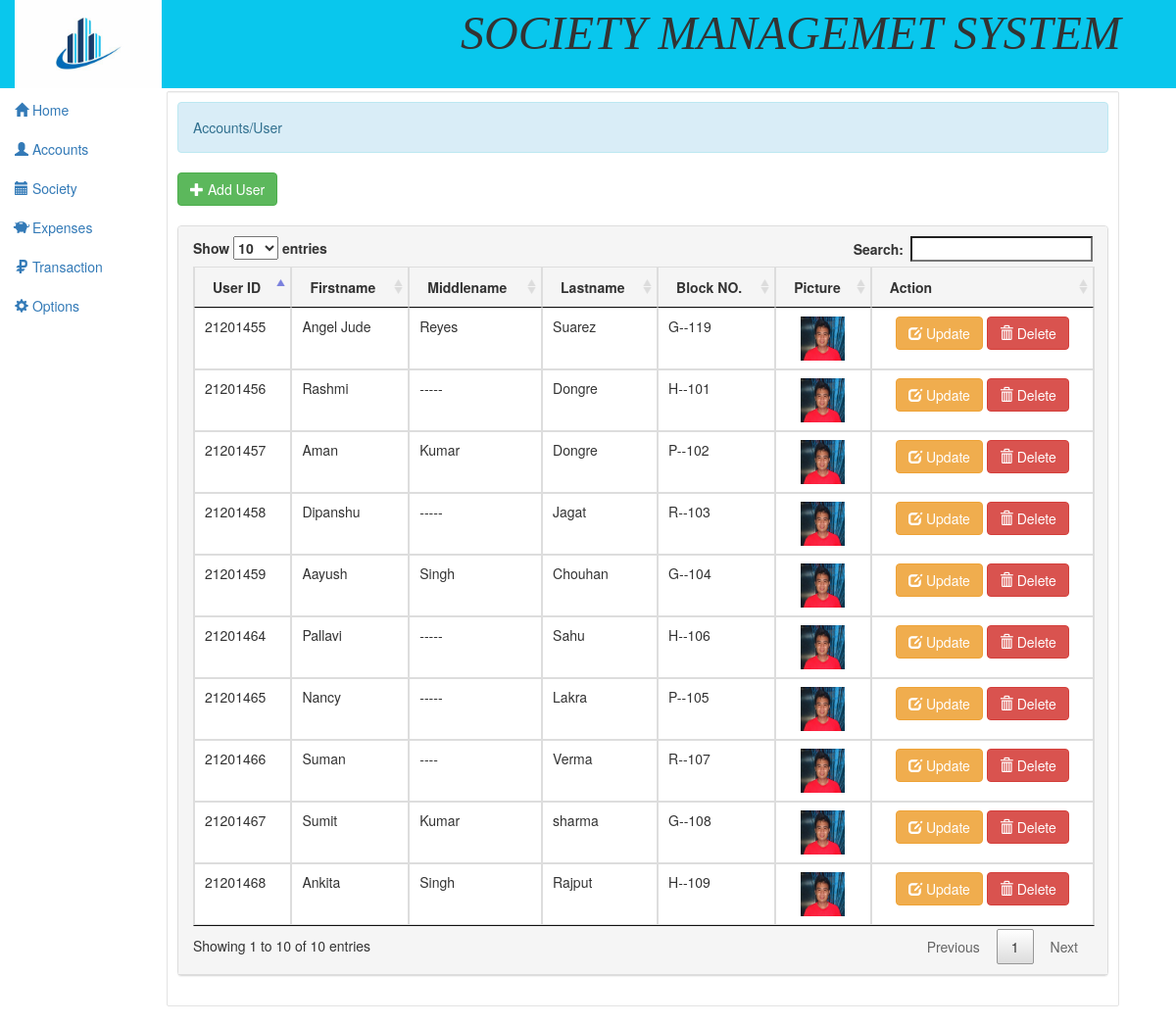
The page /admin/student.php (signed in) on the database its author committed.
### tables this page shows
CREATE TABLE `student` (
  `id` int(11) NOT NULL,
  `student_id` int(11) NOT NULL,
  `firstname` varchar(40) NOT NULL,
  `middlename` varchar(40) NOT NULL,
  `lastname` varchar(30) NOT NULL,
  `year` varchar(2) NOT NULL,
  `section` varchar(111) NOT NULL,
  `photo` varchar(255) NOT NULL
);

### admin/student.php (the view, shortened to what this page needs)
<!DOCTYPE html>
<html lang = "eng">
	<head>
		<link rel = "stylesheet" type = "text/css" href = "../css/bootstrap.css" />
		<link rel = "stylesheet" type = "text/css" href = "../css/style.css" />
		<link rel = "stylesheet" type = "text/css" href = "../css/jquery-ui.css" />
		<link rel = "stylesheet" type = "text/css" href = "../css/jquery.dataTables.css" />
	</head>
<body style="background-image: url(https://images7.alphacoders.com/365/365706.jpg); background-repeat: no-repeat;
  background-attachment: fixed; background-size: 100% 100%;">
<?php include'head.php';?>
<?php include 'sidebar.php';?>
		<div id = "sidecontent" class = "well pull-right" style="margin-right:58px; margin-top:92.5px;" >
				<div class = "alert alert-info">Accounts/User</div>
				<button type = "button" id = "add_student" class = "btn btn-success"><span class = "glyphicon glyphicon-plus"></span> Add User</button>
				<br />
				<br />
				<div id = "s_table" class = "panel panel-default">
					<div  class = " panel-heading">
						<table id = "table" class = "table table-bordered">
							<thead>
								<tr>
									<th>User ID</th>
									<th>Firstname</th>
									<th>Middlename</th>
									<th>Lastname</th>
									<th>Block NO.</th>
									<th>Picture</th>
									<th>Action</th>
								</tr>
							</thead>
							<tbody>
								<?php
									$s_query = $conn->query("SELECT * FROM `student`") or die(mysqli_error());
									while($s_fetch = $s_query->fetch_array()){
								?>
								<tr>
									<td><?php echo $s_fetch['student_id']?></td>
									<td><?php echo $s_fetch['firstname']?></td>
									<td><?php echo $s_fetch['middlename']?></td>
									<td><?php echo $s_fetch['lastname']?></td>
									<td><?php echo $s_fetch['year']."-".$s_fetch['section']?></td>
									<td><center><img src ="<?php if($s_fetch['photo'] == "default.png"){echo "../images/".$s_fetch['photo'];}else{echo "../upload/".$s_fetch['photo'];}?>" height = "45px" width = "45px"/></center></td>
									<td><center><a href = "edit_student.php?id=<?php echo $s_fetch['id']?>" class = "btn btn-warning"><span class=  "glyphicon glyphicon-edit"></span> Update</a> <a href = "#" name = "<?php echo $s_fetch['id']?>" data-toggle = "modal" data-target = "#delete_student" class = "btn btn-danger id"><span class=  "glyphicon glyphicon-trash"></span> Delete</a></center></td>
								</tr>
								<?php
									}
								?>
							</tbody>
						</table>
					</div>
				</div>
		</div>
	<br />
	<br />
	<br />
	<br />
	<br />
	<br />
	<br />
	<br />
	<br />
</body>
</html>

### admin/head.php (shortened to what this page needs)
<nav class = "navbar navbar-default navbar-fixed-top" style= "height:90px;">
	<div class = "container-fluid">
		<a class="navbar-brand" href="#">
			<img src="../images/loogo.png"  height="90"  alt="" style="margin-top: -15px;">
		</a>
		<i  style="font-family:Comic sans MS; margin-top:4cm; margin-left: 290px; font-size:48px;"> SOCIETY MANAGEMET SYSTEM </i>
</nav>

### admin/sidebar.php (shortened to what this page needs)
<div id = "sidebar" style="width:10.79%">
	<ul id = "menu" class = "nav menu">
		<li>
			<a>
				<?php
					require_once '../connect.php';
					$q_admin_side = $conn->query("SELECT * FROM `admin` WHERE `admin_id` = '$_SESSION[admin_id]'") or die(mysqli_error());
					$f_admin_side = $q_admin_side->fetch_array();
					echo "<center>".$f_admin_side['name']."</center>";
				?>
			</a>
		</li>
		<li><a href = "home.php"><i class = "glyphicon glyphicon-home"></i> Home</a></li>
		<li><a href = ""><i class = "glyphicon glyphicon-user"></i> Accounts</a>
		</li>
		<li><a href = "activity.php"><i class = "glyphicon glyphicon-calendar"></i> Society</a></li>
		<li><a href = "expenses.php"><i class = "glyphicon glyphicon-piggy-bank"></i> Expenses</a></li>
		<li><a href = "transaction.php"><i class = "glyphicon glyphicon-ruble"></i> Transaction</a></li>
		<li><a href = ""><i class = "glyphicon glyphicon-cog"></i> Options</a>
		</li>
	</ul>
</div>

### css/style.css (style rules this page uses)
#sidebar { top:52px; width:14%; position:fixed; height:100%; border:1px ; background-color:#fff; }
#sidecontent { width:81%; word-wrap:break-word; margin-top:52px; background-color:rgba(255, 255, 255, 0.8); padding:10px; border-radius:2px; }
.menu li { border-bottom:1px ; }

### rows shown on the page
student: student "21201455", firstname "Angel Jude", middlename "Reyes", lastname "Suarez", year "G-", section "119", photo (picture)
student: student "21201456", firstname "Rashmi", middlename "-----", lastname "Dongre", year "H-", section "101", photo (picture)
student: student "21201457", firstname "Aman", middlename "Kumar", lastname "Dongre", year "P-", section "102", photo (picture)
student: student "21201458", firstname "Dipanshu", middlename "-----", lastname "Jagat", year "R-", section "103", photo (picture)
student: student "21201459", firstname "Aayush", middlename "Singh", lastname "Chouhan", year "G-", section "104", photo (picture)
student: student "21201465", firstname "Nancy", middlename "-----", lastname "Lakra", year "P-", section "105", photo (picture)
student: student "21201464", firstname "Pallavi", middlename "-----", lastname "Sahu", year "H-", section "106", photo (picture)
student: student "21201466", firstname "Suman", middlename "----", lastname "Verma", year "R-", section "107", photo (picture)
student: student "21201467", firstname "Sumit", middlename "Kumar", lastname "sharma", year "G-", section "108", photo (picture)
student: student "21201468", firstname "Ankita", middlename "Singh", lastname "Rajput", year "H-", section "109", photo (picture)
